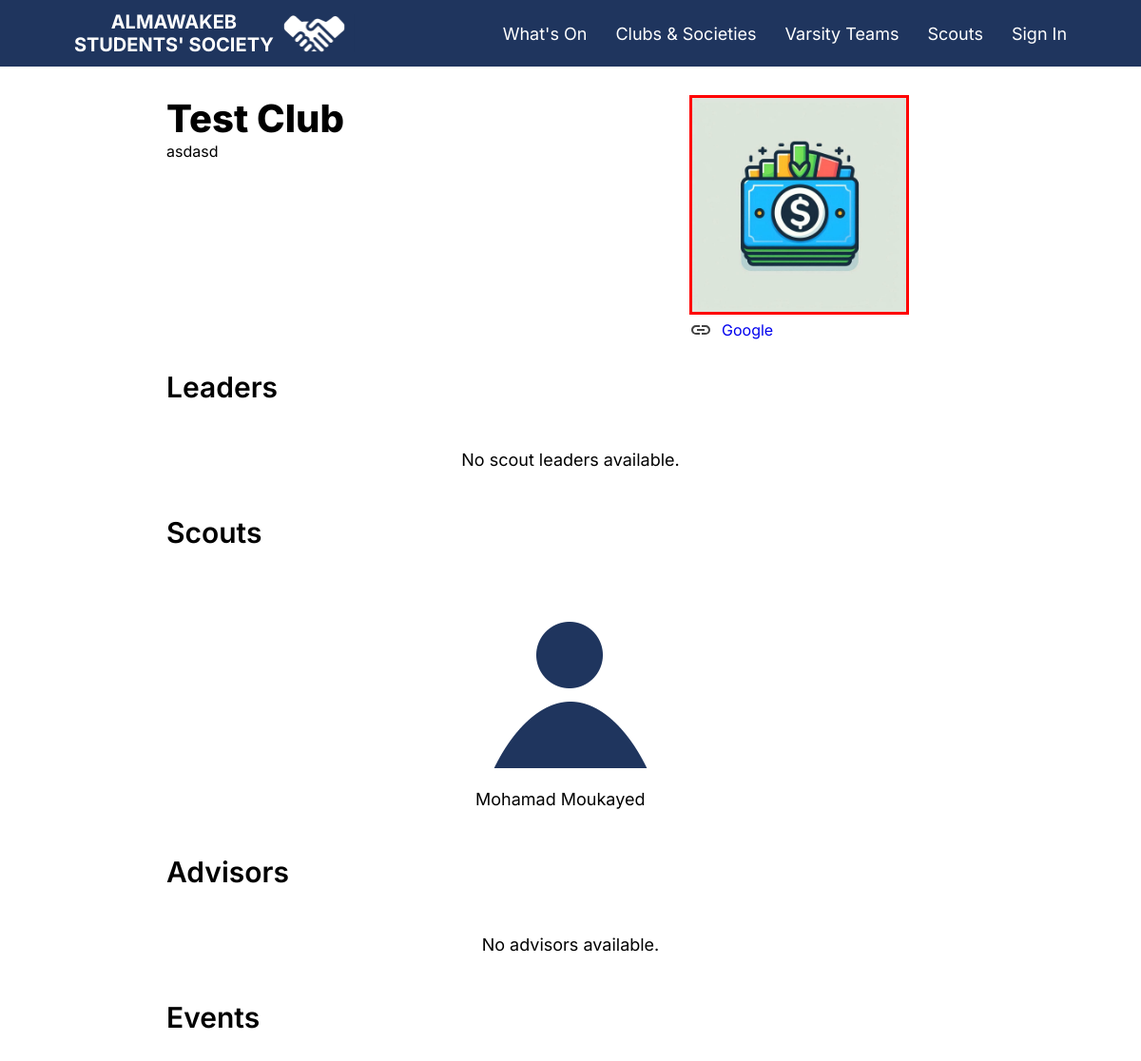
Before: /Scouts/Detail/3/ (upper part) with the older database file.
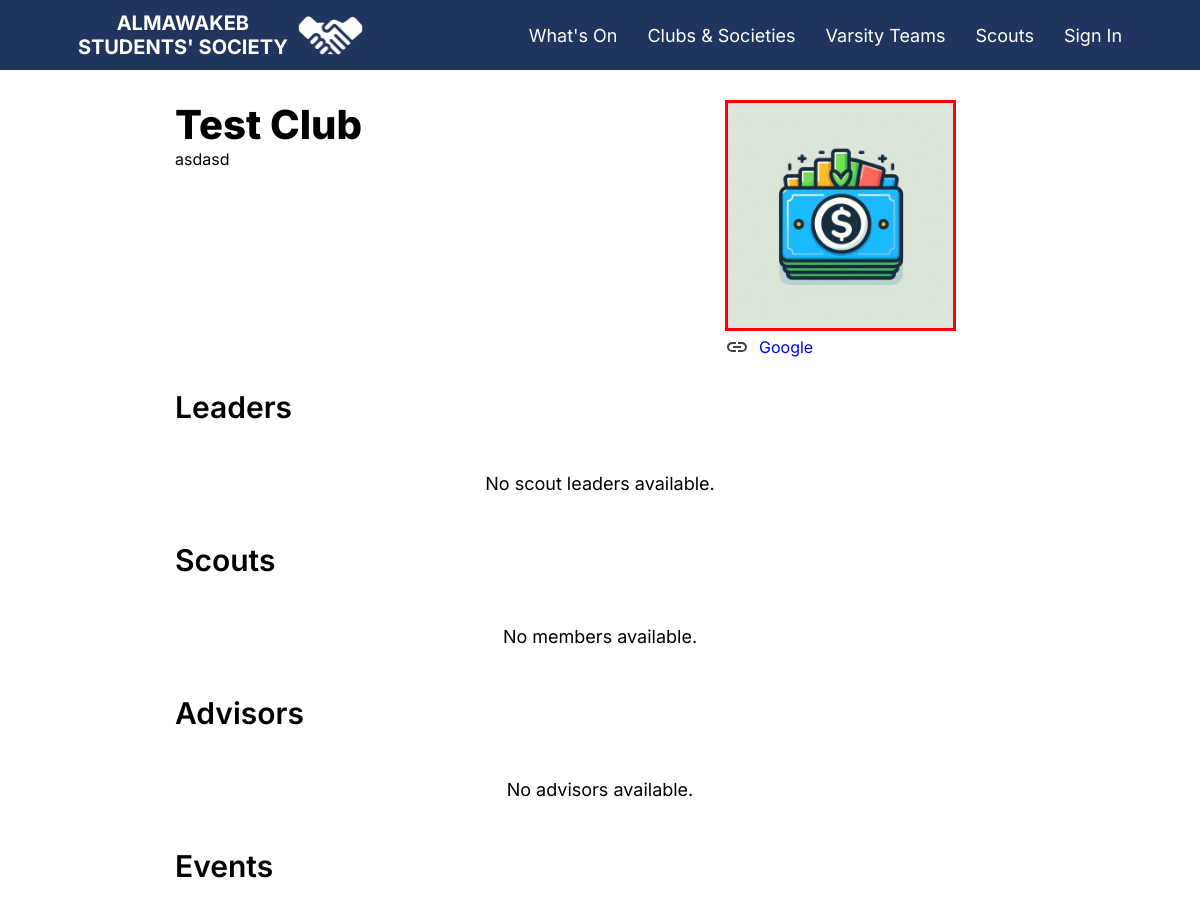
After: the same page with the newer database file.
### mainapp/models.py (models this page shows, shortened)
class Links(models.Model):
    name = models.CharField(max_length=10000)
    link = models.URLField()

class User(AbstractBaseUser, PermissionsMixin):
    name = models.CharField(max_length=255)
    email = models.EmailField(verbose_name="email", max_length=60, unique=True)
    is_admin = models.BooleanField(default=False)
    is_staff = models.BooleanField(default=False)
    is_active = models.BooleanField(default=True)
    associated_student = models.ForeignKey("Student",null=True, blank=True, on_delete=models.CASCADE)
    associated_faculty = models.ForeignKey("Faculty",null=True, blank=True, on_delete=models.CASCADE)
    associated_clubs = models.ManyToManyField("Club", blank=True,related_name="associated_clubs")
    associated_varsities = models.ManyToManyField("Varsity", blank=True,related_name="associated_varsity")
    objects = UserManager()
    USERNAME_FIELD = 'email'
    REQUIRED_FIELDS = ['name']

class Student(models.Model):
    student_db_id = models.CharField(max_length=20, primary_key=True,help_text="Student ID")
    YEAR_CHOICES = [
        ('FR', 'Freshman'),
        ('SO', 'Sophomore'),
        ('JR', 'Junior'),
        ('SR', 'Senior'),
    ]
    SECTION_CHOICES = [
        ('A', 'A'),
        ('B', 'B'),
        ('C', 'C'),
        ('D', 'D'),
        ('E', 'E'),
        ('F', 'F'),
        ('G', 'G'),
        ('H', 'H'),
        ('I', 'I'),
        ('J', 'J'),
    ]
    year_level = models.IntegerField(blank=True, null=True)
    section = models.CharField(max_length=1, choices=SECTION_CHOICES)
    profile_picture = models.ImageField(upload_to='profiles/', null=True, blank=True, default='default-pfp.png')
    about = models.TextField(blank=True,null=True)
    year_level_title = models.CharField(max_length=10, blank=True)
    gender = models.CharField(max_length=10,choices=[('male', 'Male'), ('female','Female')], default='male')

### mainapp/views.py (the view)
# urls.py: path("Scouts/Detail/<int:scouts_id>/", views.Scouts_Detail, name="scouts_detail"),
def Scouts_Detail(request, scouts_id):
    try:
        scouts = Club.objects.get(id=scouts_id)
        events = Event.objects.filter(author=scouts)
    except ObjectDoesNotExist:
        return error_404_view(request, None)
    return render(request, "scouts_detail.html", {'scouts': scouts, 'user': request.user, 'events':events, 'links': scouts.links.all()})

### templates/scouts_detail.html (shortened to what this page needs)
{% extends 'Base.html' %}
{% load static %}
{% block content %}
<div>
    <div class="detailsSide">
            <div style="display: flex; justify-content: space-between; flex-direction: column; justify-content: flex-start;">
            <p class="pageTitle" style="margin: 0px;">{{ scouts.name }}</p>
                <div class="articleDescriptionText">
                    <div>{{ scouts.about|default_if_none:""|safe }}</div>
                </div>
            </div>
            <div class="linkcontrol">
                <img src="{{ scouts.logo.url }}" style="border: {{ scouts.color }} 3px solid;" alt="{{ scouts.name }} Logo" class="articleCover">
                <div style="width: 300px; text-align: center;">
                    {% for link in links %}
                    <div style=" display: flex; align-items: center;">
                        <img src="{% static "../media/images/link.svg" %}">
                        <a class="links" href="{{link.link }}" target="_blank" style="margin-top: 0px;  margin-left: 10px">{{ link.name }}</a>
                    </div>
                    {% endfor %}
                    </div>
            </div>
        </div>
        <p class="subtitle">Leaders</p>
        <div class="studentGrid">
            {% for leader in scouts.heads.all %}
            <div>
                <a>
                    <img src="{{ leader.associated_student.profile_picture.url }}" class="studentPFP" alt="{{ leader.name }}" class="profileCover">
                    <p class="text">{{ leader.name }}</p>
                </a>
            </div>
            {% empty %}
            <p class="text">No scout leaders available.</p>
            {% endfor %}
        </div>
        <p class="subtitle">Scouts</p>
        <div class="studentGrid">
            {% for member in scouts.members.all %}
            <div>
                <a>
                    <img src="{{ member.associated_student.profile_picture.url }}" alt="{{ member.name }}" class="studentPFP profileCover">
                    <p class="text">{{ member.name }}</p>
                </a>
            </div>
            {% empty %}
            <p class="text">No members available.</p>
            {% endfor %}
        </div>
        <p class="subtitle">Advisors</p>
        <div class="studentGrid">
            {% for member in scouts.advisors.all %}
            <div>
                <a>
                    <img src="{{ member.associated_faculty.profile_picture.url }}" alt="{{ member.name }}" class="studentPFP profileCover">
                    <p class="text">{{ member.name }}</p>
                </a>
            </div>
            {% empty %}
            <p class="text">No advisors available.</p>
            {% endfor %}
        </div>
        <p class="subtitle">Events</p>
    </div>
</div>
{% endblock %}

Changed rows visible on the page:
removed User: associated_student.profile_picture (placeholder picture), name "Mohamad Moukayed"
Other visible differences:
text now shown: "No members available."
